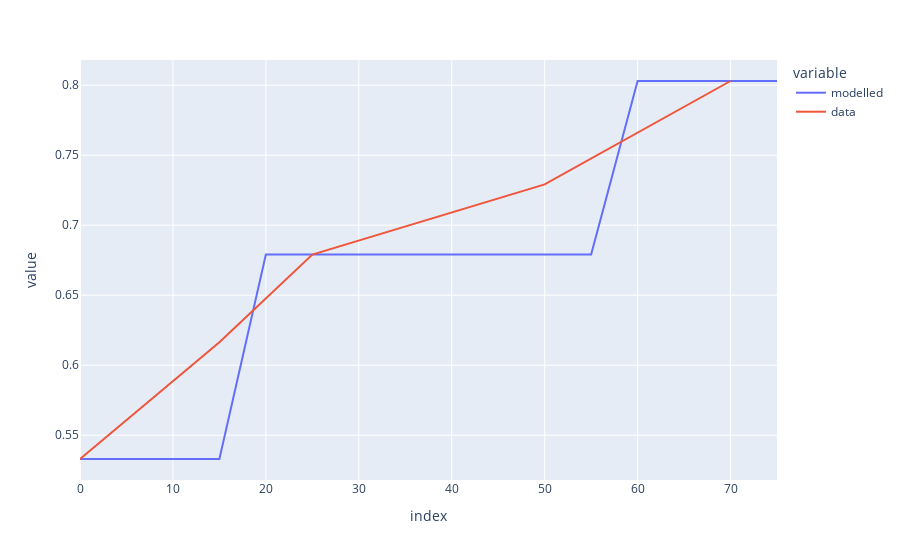

The notebook cell saved with this chart:
### Code cell
comparison_df = pd.DataFrame({
    "modelled": sympt_req_df,
    "data": sympt_adjs,
})
comparison_df.plot()

### Figure 1 — Plotly figure (JSON) as saved in the notebook; plotly's stock layout.template omitted (floating-point values rounded to 4 significant figures)
{"data": [{"hovertemplate": "variable=modelled<br>index=%{x}<br>value=%{y}<extra></extra>", "legendgroup": "modelled", "line": {"color": "#636efa", "dash": "solid"}, "marker": {"symbol": "circle"}, "mode": "lines", "name": "modelled", "orientation": "v", "showlegend": true, "type": "scatter", "x": [0, 5, 10, 15, 20, 25, 30, 35, 40, 45, 50, 55, 60, 65, 70, 75, "0", "15", "25", "50", "70"], "xaxis": "x", "y": [0.533, 0.533, 0.533, 0.533, 0.679, 0.679, 0.679, 0.679, 0.679, 0.679, 0.679, 0.679, 0.803, 0.803, 0.803, 0.803, null, null, null, null, null], "yaxis": "y"}, {"hovertemplate": "variable=data<br>index=%{x}<br>value=%{y}<extra></extra>", "legendgroup": "data", "line": {"color": "#EF553B", "dash": "solid"}, "marker": {"symbol": "circle"}, "mode": "lines", "name": "data", "orientation": "v", "showlegend": true, "type": "scatter", "x": [0, 5, 10, 15, 20, 25, 30, 35, 40, 45, 50, 55, 60, 65, 70, 75, "0", "15", "25", "50", "70"], "xaxis": "x", "y": [null, null, null, null, null, null, null, null, null, null, null, null, null, null, null, null, 0.533, 0.6163, 0.679, 0.7292, 0.803], "yaxis": "y"}], "layout": {"legend": {"title": {"text": "variable"}, "tracegroupgap": 0}, "margin": {"t": 60}, "xaxis": {"anchor": "y", "domain": [0, 1], "title": {"text": "index"}}, "yaxis": {"anchor": "x", "domain": [0, 1], "title": {"text": "value"}}}}
